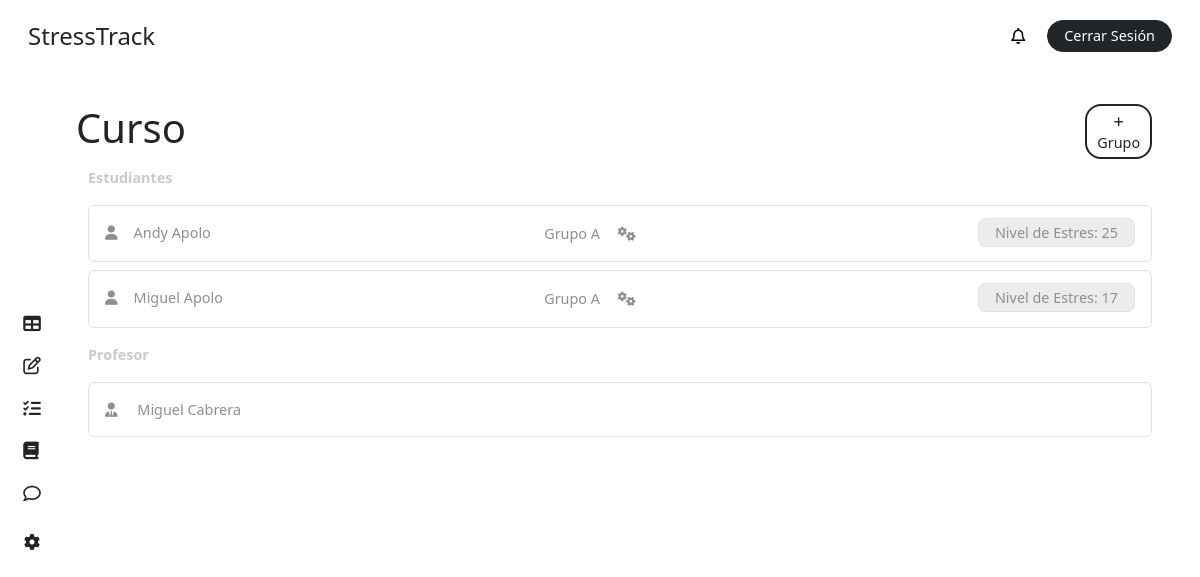
/course/ (signed in), run on an earlier commit of the app's database.
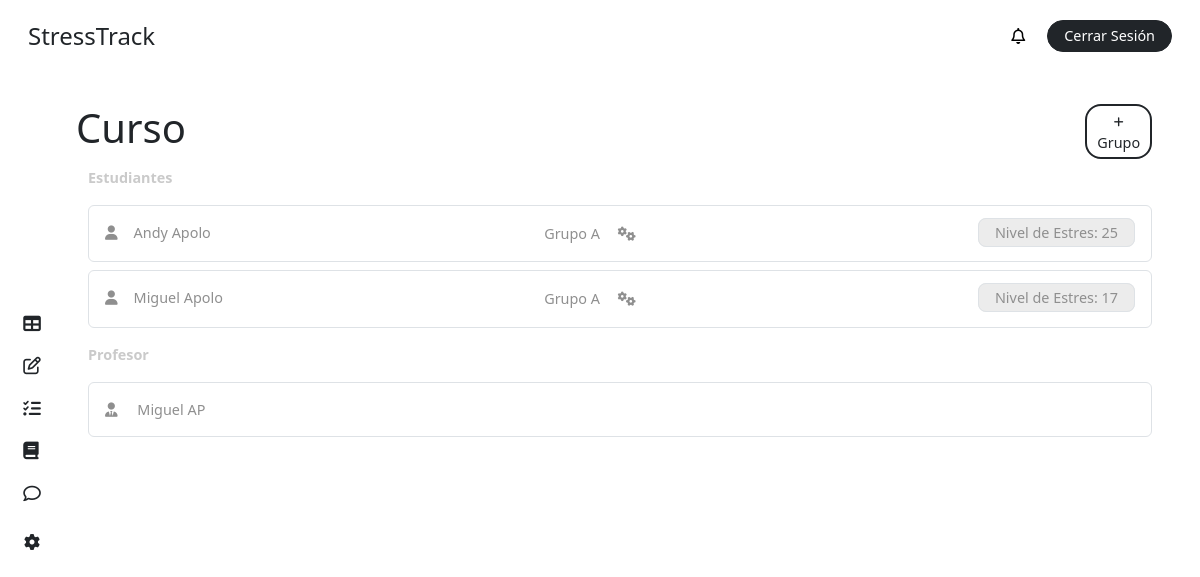
And on a later commit of the database.
### stress/models.py (models this page shows, shortened)
class CustomUser(AbstractBaseUser, PermissionsMixin):
    ROLE_CHOICES = [
        ('student', 'Alumno'),
        ('teacher', 'Profesor'),
        ('superuser', 'Administrador'),
    ]
    first_name = models.CharField(max_length=50, blank=True)
    last_name = models.CharField(max_length=50, blank=True)
    dni = models.CharField(max_length=10, unique=True, blank=True, null=True)
    email = models.EmailField(unique=True)
    role = models.CharField(max_length=20, choices=ROLE_CHOICES, default='student')
    is_active = models.BooleanField(default=True)
    is_staff = models.BooleanField(default=False)
    stress = models.IntegerField(default=0)
    share_stress_level = models.BooleanField(default=False)
    recommendation = models.ForeignKey(Recommendation, on_delete=models.SET_NULL, null=True, blank=True, related_name='users')
    course = models.ForeignKey(Course, on_delete=models.CASCADE, related_name='students', null=True, blank=True)
    group = models.ForeignKey(Team, on_delete=models.CASCADE, related_name='members', null=True, blank=True)
    objects = CustomUserManager()
    USERNAME_FIELD = 'email'
    REQUIRED_FIELDS = []

### stress/views.py (the view, shortened to what this page needs)
# urls.py: path('course/', views.course, name='course'),
@login_required
def course(request):
    user = request.user
    course = user.course if user.role == 'student' else user.teaching_courses.first()
    if course:
        students = course.students.filter(is_active=True).all()
        teacher = course.teacher
        groups = course.teams.all()
    else:
        students = None
        teacher = None
        groups = None
    context = {
        'students': students,
        'role': request.user.role,
        'groups': groups,
        'teacher': teacher,
        'course': course,
        'notifications': user.notifications.all(),
        'unread_notifications': user.notifications.filter(is_read=False).count(),
    }
    return render(request, 'dashboard/course.html', context)

### stress/models.py (called while the page is built)
    def __str__(self):
        return f"{self.name}"

### stress/templates/dashboard/course.html (shortened to what the changed rows need)
{% extends "base/dashboard_base.html" %}
{% block content %}
<main class="main p-4 pt-2 pe-5">
  <div class="my-4">
    <div class="row">
      <div class="col-11 p-0">
        <h1 class="m-0">Curso</h1>
      </div>
    </div>
    {% if not course %}
      {% if role == 'student' %}
        <div class="bg-inf p-3 rounded-2 text-gris my-4">
        <i class="fas fa-info-circle"></i> No estas matriculado a un curso por el
        momento.
        </div>
      {% else %}
        <div class="bg-inf p-3 rounded-2 text-gris my-4">
        <i class="fas fa-info-circle"></i> No estas asignado a un curso por el
        momento.
        </div>
      {% endif %}
    {% else %}
      {% if teacher %}
            <div class="p-3 my-2 rounded-2 text-gris border border-1">
              <div class="row">
                <div class="col-12">
                  <i class="fa-solid fa-user-tie me-3"></i> {{ teacher.first_name }} {{ teacher.last_name }}
                </div>
              </div>
            </div>
      {% else %}
          <div class="bg-inf p-3 rounded-2 text-gris">
            <i class="fas fa-info-circle"></i> No hay un profesor asignado por el momento.
          </div>
      {% endif %}
    {% endif %}
  </div>
</main>
{% endblock %}

What changed in the data, as far as the page shows it:
changed CustomUser (number 3 of 3 on the later page): last_name "Cabrera" → "AP"
